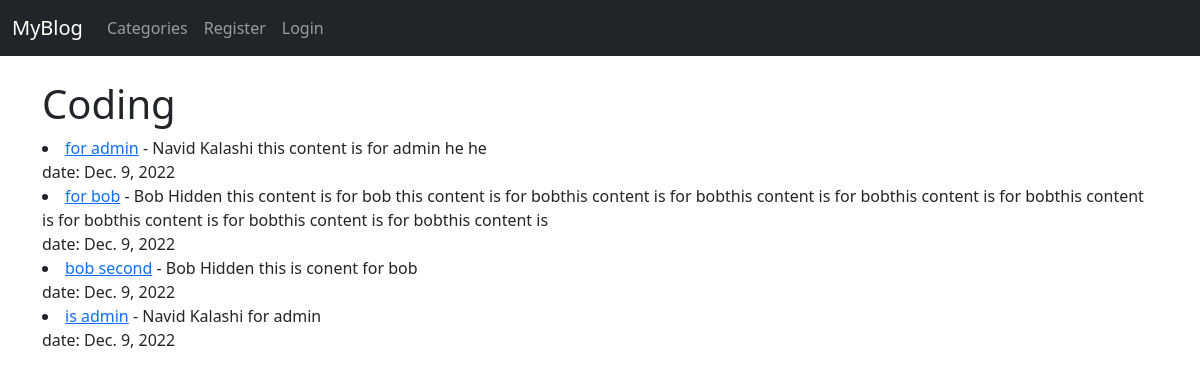
The app's page /category/coding/, older data.
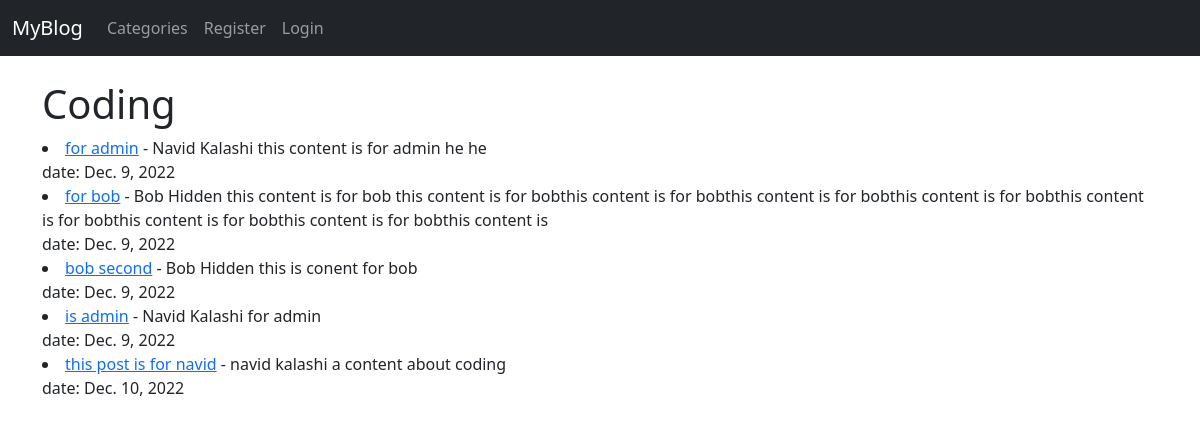
The same page, newer data.
### blog/models.py (models this page shows, shortened)
class Post(models.Model):
    title = models.CharField(max_length=255)
    title_tag = models.CharField(max_length=255)
    author = models.ForeignKey(User, on_delete=models.CASCADE)
    body = models.TextField()
    date = models.DateField(auto_now_add=True)
    category = models.CharField(max_length=255, default='coding')
    likes = models.ManyToManyField(User, related_name='blog_posts')

### blog/views.py (the view)
# urls.py: path('category/<str:cats>/', categoryView, name='category'),
def categoryView(request, cats):
    category_posts = Post.objects.filter(category=cats.replace('-', ' '))
    return render(request, 'categories.html', {'cats': cats.title().replace('-', ' '), 'category_posts': category_posts})

### blog/templates/categories.html (shortened to what this page needs)
{% extends 'base.html' %}
{% block content %}
    {% if category_posts %}
        <h1>{{cats}}</h1>
        {% for post in category_posts %}
            <li><a href="{% url 'article_detail' post.pk %}">{{post.title}}</a>
                - {{post.author.first_name}} {{post.author.last_name}}
            {{post.body|slice:':200'|safe}}</li>
            date: {{post.date}}
    {% endfor %}
    {% else %}
        <h2>sorry this page does not exist!</h2>
    {% endif %}
{% endblock content %}

Row changes from the older to the newer data that the page shows:
added Post: title "this post is for navid", author.first_name "navid", author.last_name "kalashi", body "a content about coding", date "Dec. 10, 2022"
